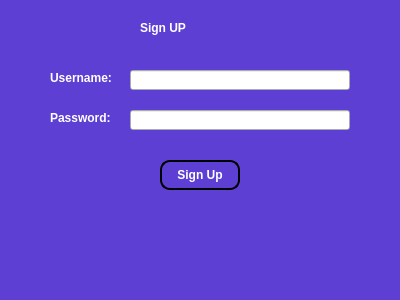
<?xml version="1.0" encoding="UTF-8"?>
<ui version="4.0">
 <class>insertlogin</class>
 <widget class="QWidget" name="insertlogin">
  <property name="geometry">
   <rect>
    <x>0</x>
    <y>0</y>
    <width>400</width>
    <height>300</height>
   </rect>
  </property>
  <property name="windowTitle">
   <string/>
  </property>
  <property name="styleSheet">
   <string notr="true">
        QWidget#insertlogin {
            background-color: #5D3FD3;
        }

        QLabel {
            color:  #FFFFFF;
            font-weight: bold;
        }

        QPushButton {
            background-color: #5D3FD3;
            color: #FFFFFF;
            border-radius: 10px;
            border: 2px solid #000000;
            font-weight: bold;
            padding: 5px;
        }

        QPushButton:hover {
            background-color: #000000;
            color: #FFFFFF;
            border: 2px solid #FFFFFF;
        }

        QPushButton:pressed {
            background-color: #4B2CA7;
            border: 2px solid #FFFFFF;
        }
    </string>
  </property>
  <widget class="QLabel" name="label">
   <property name="geometry">
    <rect>
     <x>140</x>
     <y>20</y>
     <width>121</width>
     <height>16</height>
    </rect>
   </property>
   <property name="text">
    <string>Sign UP</string>
   </property>
  </widget>
  <widget class="QLabel" name="label_3">
   <property name="geometry">
    <rect>
     <x>50</x>
     <y>70</y>
     <width>71</width>
     <height>16</height>
    </rect>
   </property>
   <property name="text">
    <string>Username:</string>
   </property>
  </widget>
  <widget class="QLineEdit" name="insert_namelineEdit_">
   <property name="geometry">
    <rect>
     <x>130</x>
     <y>70</y>
     <width>220</width>
     <height>20</height>
    </rect>
   </property>
  </widget>
  <widget class="QLabel" name="label_4">
   <property name="geometry">
    <rect>
     <x>50</x>
     <y>110</y>
     <width>71</width>
     <height>16</height>
    </rect>
   </property>
   <property name="text">
    <string>Password:</string>
   </property>
  </widget>
  <widget class="QLineEdit" name="insert_passwordlineEdit">
   <property name="geometry">
    <rect>
     <x>130</x>
     <y>110</y>
     <width>220</width>
     <height>20</height>
    </rect>
   </property>
  </widget>
  <widget class="QPushButton" name="insertloginButton">
   <property name="geometry">
    <rect>
     <x>160</x>
     <y>160</y>
     <width>80</width>
     <height>30</height>
    </rect>
   </property>
   <property name="text">
    <string>Sign Up</string>
   </property>
  </widget>
 </widget>
 <resources/>
 <connections/>
</ui>
